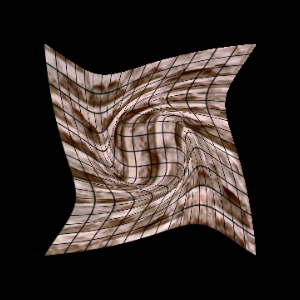

Write Python code to recreate this figure.
#!/usr/bin/env python
# Demonstrate vtkThinPlateSplineTransform warping a 2D image with grid overlay.

import os

import vtkmodules.vtkInteractionStyle  # noqa: F401
import vtkmodules.vtkRenderingOpenGL2  # noqa: F401

from vtkmodules.vtkCommonCore import vtkLookupTable, vtkPoints
from vtkmodules.vtkCommonTransforms import vtkThinPlateSplineTransform
from vtkmodules.vtkIOImage import vtkBMPReader
from vtkmodules.vtkImagingCore import vtkImageBlend, vtkImageMapToColors, vtkImageReslice
from vtkmodules.vtkImagingSources import vtkImageGridSource
from vtkmodules.vtkRenderingCore import (
    vtkImageActor,
    vtkRenderWindow,
    vtkRenderWindowInteractor,
    vtkRenderer,
)

data_dir = os.environ.get("VPE_DATA_DIR", os.path.dirname(os.path.abspath(__file__)))

# Create grid overlay image.
image_grid = vtkImageGridSource()
image_grid.SetGridSpacing(16, 16, 0)
image_grid.SetGridOrigin(0, 0, 0)
image_grid.SetDataExtent(0, 255, 0, 255, 0, 0)
image_grid.SetDataScalarTypeToUnsignedChar()

table = vtkLookupTable()
table.SetTableRange(0, 1)
table.SetValueRange(1.0, 0.0)
table.SetSaturationRange(0.0, 0.0)
table.SetHueRange(0.0, 0.0)
table.SetAlphaRange(0.0, 1.0)
table.Build()

alpha = vtkImageMapToColors()
alpha.SetInputConnection(image_grid.GetOutputPort())
alpha.SetLookupTable(table)

# Read background image.
reader = vtkBMPReader()
reader.SetFileName(os.path.join(data_dir, "masonry.bmp"))

blend = vtkImageBlend()
blend.AddInputConnection(0, reader.GetOutputPort())
blend.AddInputConnection(0, alpha.GetOutputPort())

# Thin plate spline transform.
source_landmarks = vtkPoints()
source_landmarks.SetNumberOfPoints(8)
source_landmarks.SetPoint(0, 0, 0, 0)
source_landmarks.SetPoint(1, 0, 255, 0)
source_landmarks.SetPoint(2, 255, 0, 0)
source_landmarks.SetPoint(3, 255, 255, 0)
source_landmarks.SetPoint(4, 96, 96, 0)
source_landmarks.SetPoint(5, 96, 159, 0)
source_landmarks.SetPoint(6, 159, 159, 0)
source_landmarks.SetPoint(7, 159, 96, 0)

target_landmarks = vtkPoints()
target_landmarks.SetNumberOfPoints(8)
target_landmarks.SetPoint(0, 0, 0, 0)
target_landmarks.SetPoint(1, 0, 255, 0)
target_landmarks.SetPoint(2, 255, 0, 0)
target_landmarks.SetPoint(3, 255, 255, 0)
target_landmarks.SetPoint(4, 96, 159, 0)
target_landmarks.SetPoint(5, 159, 159, 0)
target_landmarks.SetPoint(6, 159, 96, 0)
target_landmarks.SetPoint(7, 96, 96, 0)

transform = vtkThinPlateSplineTransform()
transform.SetSourceLandmarks(target_landmarks)
transform.SetTargetLandmarks(source_landmarks)
transform.SetBasisToR2LogR()
transform.Inverse()

reslice = vtkImageReslice()
reslice.SetInputConnection(blend.GetOutputPort())
reslice.SetResliceTransform(transform)
reslice.SetInterpolationModeToLinear()

# Display using standard image rendering pipeline.
image_actor = vtkImageActor()
image_actor.GetMapper().SetInputConnection(reslice.GetOutputPort())

renderer = vtkRenderer()
renderer.AddActor(image_actor)

render_window = vtkRenderWindow()
render_window.SetSize(300, 300)
render_window.AddRenderer(renderer)
render_window.SetWindowName("thin plate warp")

renderer.GetActiveCamera().ParallelProjectionOn()
renderer.ResetCamera()

interactor = vtkRenderWindowInteractor()
interactor.SetRenderWindow(render_window)

interactor.Initialize()
interactor.Start()
